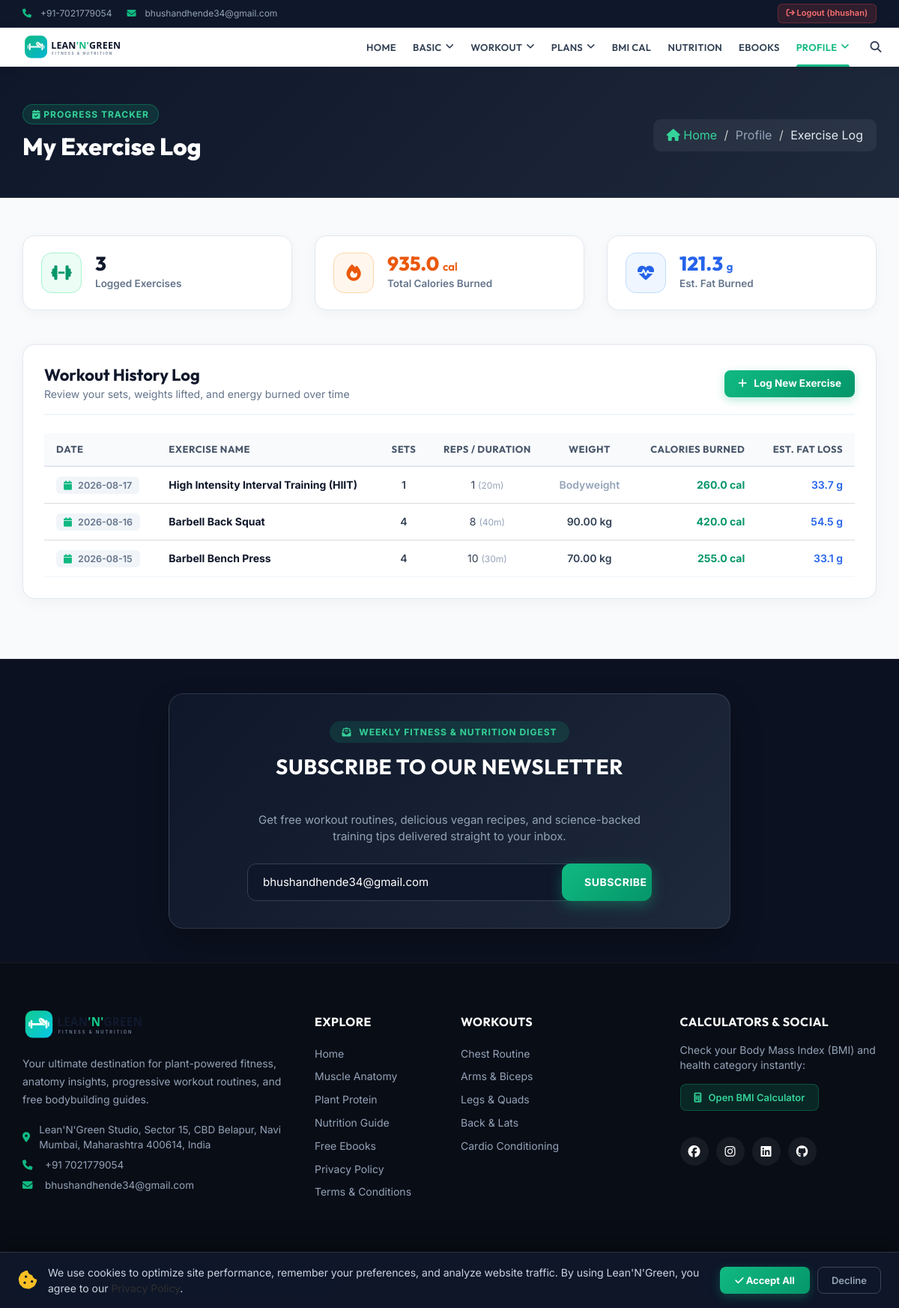
/exercise-done.php (signed in), run on the app's committed database.
### tables this page shows
CREATE TABLE `user_exercises` (
  `id` int(11) NOT NULL,
  `user_id` int(11) NOT NULL,
  `exercise_id` int(11) DEFAULT NULL,
  `name` varchar(150) NOT NULL,
  `duration_minutes` int(11) DEFAULT 0,
  `sets` int(11) DEFAULT 0,
  `reps` int(11) DEFAULT 0,
  `weight_kg` decimal(5,2) DEFAULT 0.00,
  `date_performed` date NOT NULL,
  `calories_burned` decimal(6,2) DEFAULT 0.00,
  `fat_loss_grams` decimal(6,2) DEFAULT 0.00,
  `created_at` timestamp NOT NULL DEFAULT current_timestamp()
);

CREATE TABLE `users` (
  `id` int(11) NOT NULL,
  `name` varchar(100) NOT NULL,
  `username` varchar(50) NOT NULL,
  `email` varchar(100) NOT NULL,
  `password` varchar(255) NOT NULL,
  `created_at` timestamp NOT NULL DEFAULT current_timestamp()
);

### exercise-done.php (the view, shortened to what the rows shown need)
<?php
include('header.php');
include_once('db.php');
$user_id = $_SESSION['id'] ?? null;
$user_exercises = [];
if ($user_id) {
    if (isset($pdo) && $pdo) {
        $stmt = $pdo->prepare("SELECT * FROM user_exercises WHERE user_id = ? ORDER BY date_performed DESC, id DESC");
        $stmt->execute([$user_id]);
        $user_exercises = $stmt->fetchAll(PDO::FETCH_ASSOC);
    }
}
?>
<section id="single-page-header4" style="background:linear-gradient(135deg, #0f172a 0%, #1e293b 100%) !important; padding:50px 0 !important; border-bottom:1px solid rgba(255,255,255,0.08); float:none !important; clear:both !important; display:block !important; width:100% !important;">
  <div class="container">
    <div class="row" style="display:flex; align-items:center; flex-wrap:wrap;">
      <div class="col-md-6 col-sm-6 col-xs-12">
        <div class="single-page-header-left">
          <h1 style="color:#fff; font-family:'Outfit',sans-serif; font-size:32px; font-weight:800; margin:4px 0 0 0;">
            My Exercise Log
          </h1>
        </div>
      </div>
    </div>
  </div>
</section>
<?php if (!$user_id): ?>
<section style="padding: 95px 0 110px 0; background: #f8fafc; min-height: 520px; clear: both; display: block; width: 100%;">
  <div class="container">
    <div class="row">
      <div class="col-md-6 col-md-offset-3 text-center">
        <div style="background: #ffffff; border-radius: 20px; border: 1px solid #e2e8f0; padding: 55px 40px; box-shadow: 0 10px 30px rgba(15,23,42,0.06); margin-top: 15px;">
          <div style="width: 76px; height: 76px; background: linear-gradient(135deg, #ecfdf5, #d1fae5); border-radius: 50%; display: inline-flex; align-items: center; justify-content: center; margin-bottom: 20px; border: 2px solid #a7f3d0;">
            <i class="fa fa-lock" style="font-size: 32px; color: #059669;"></i>
          </div>
          <h2 style="font-family: 'Outfit', sans-serif; font-size: 26px; font-weight: 800; color: #0f172a; margin-top: 0; margin-bottom: 12px;">
            Sign In to View Exercise Log
          </h2>
          <p style="color: #64748b; font-size: 15px; line-height: 1.6; margin-bottom: 28px;">
            You need to be logged into your Lean'N'Green account to track workout records, check logged sets, and calculate calories burned.
          </p>
          <div style="display: flex; gap: 12px; justify-content: center; flex-wrap: wrap;">
            <button class="btn btn-primary btn-lg" data-toggle="modal" data-target="#login-form"
              style="background: linear-gradient(135deg, #10b981, #059669); border: none; padding: 12px 28px; border-radius: 12px; font-weight: 700; font-size: 15px; box-shadow: 0 6px 18px rgba(16,185,129,0.35); transition: all 0.2s;">
              <i class="fa fa-sign-in" style="margin-right: 6px;"></i> Sign In / Register
            </button>
            <a href="index.php" class="btn btn-default btn-lg"
              style="background: #f1f5f9; border: 1px solid #cbd5e1; padding: 12px 24px; border-radius: 12px; font-weight: 600; font-size: 15px; color: #475569;">
              <i class="fa fa-home" style="margin-right: 6px;"></i> Back to Home
            </a>
          </div>
        </div>
      </div>
    </div>
  </div>
</section>
<?php else: ?>
<section style="padding: 50px 0 80px 0; background: #f8fafc;">
  <div class="container">
    <div style="background: #ffffff; border-radius: 16px; border: 1px solid #e2e8f0; padding: 28px; box-shadow: 0 4px 20px rgba(15,23,42,0.04);">
      <?php if (empty($user_exercises)): ?>
        <div style="text-align: center; padding: 50px 20px; color: #64748b;">
          <div style="width: 70px; height: 70px; border-radius: 50%; background: #f1f5f9; display: inline-flex; align-items: center; justify-content: center; margin-bottom: 16px;">
            <i class="fa fa-dumbbell" style="font-size: 28px; color: #94a3b8;"></i>
          </div>
          <h4 style="font-family: 'Outfit', sans-serif; font-size: 20px; font-weight: 700; color: #1e293b; margin: 0 0 8px 0;">
            No Logged Exercises Yet
          </h4>
          <p style="font-size: 14.5px; max-width: 480px; margin: 0 auto 20px auto; color: #64748b;">
            Start logging your sets from our exercise guides (Chest, Arms, Legs, Back, etc.) and your training logs will show up here with calorie tracking.
          </p>
          <a href="Chest.php" class="btn btn-primary" style="background: #10b981; border: none; padding: 10px 22px; border-radius: 10px; font-weight: 600;">
            Browse Workout Guides
          </a>
        </div>
      <?php else: ?>
        <div class="table-responsive">
          <table class="table table-hover" style="margin-bottom: 0;">
            <thead>
              <tr style="background: #f8fafc; color: #475569; font-size: 13px; text-transform: uppercase; letter-spacing: 0.5px;">
                <th style="font-family: 'Outfit', sans-serif; font-weight: 700; border-bottom: 2px solid #e2e8f0; padding: 12px 16px;">Date</th>
                <th style="font-family: 'Outfit', sans-serif; font-weight: 700; border-bottom: 2px solid #e2e8f0; padding: 12px 16px;">Exercise Name</th>
                <th style="font-family: 'Outfit', sans-serif; font-weight: 700; border-bottom: 2px solid #e2e8f0; padding: 12px 16px; text-align: center;">Sets</th>
                <th style="font-family: 'Outfit', sans-serif; font-weight: 700; border-bottom: 2px solid #e2e8f0; padding: 12px 16px; text-align: center;">Reps / Duration</th>
                <th style="font-family: 'Outfit', sans-serif; font-weight: 700; border-bottom: 2px solid #e2e8f0; padding: 12px 16px; text-align: center;">Weight</th>
                <th style="font-family: 'Outfit', sans-serif; font-weight: 700; border-bottom: 2px solid #e2e8f0; padding: 12px 16px; text-align: right;">Calories Burned</th>
                <th style="font-family: 'Outfit', sans-serif; font-weight: 700; border-bottom: 2px solid #e2e8f0; padding: 12px 16px; text-align: right;">Est. Fat Loss</th>
              </tr>
            </thead>
            <tbody>
              <?php foreach ($user_exercises as $ex): ?>
                <tr style="border-bottom: 1px solid #f1f5f9; font-size: 14px;">
                  <td style="padding: 14px 16px; color: #64748b; font-weight: 600;">
                    <span style="background: #f1f5f9; padding: 4px 10px; border-radius: 6px; font-size: 12.5px;">
                      <i class="fa fa-calendar-alt fa-calendar" style="margin-right: 5px; color: #10b981;"></i>
                      <?= htmlspecialchars($ex['date_performed'] ?? date('Y-m-d')) ?>
                    </span>
                  </td>
                  <td style="padding: 14px 16px; font-weight: 700; color: #0f172a;">
                    <?= htmlspecialchars($ex['name']) ?>
                  </td>
                  <td style="padding: 14px 16px; text-align: center; color: #334155; font-weight: 600;">
                    <?= htmlspecialchars($ex['sets']) ?>
                  </td>
                  <td style="padding: 14px 16px; text-align: center; color: #334155;">
                    <?= htmlspecialchars($ex['reps']) ?>
                    <?php if (!empty($ex['duration_minutes'])): ?>
                      <span style="color: #94a3b8; font-size: 12px;">(<?= $ex['duration_minutes'] ?>m)</span>
                    <?php endif; ?>
                  </td>
                  <td style="padding: 14px 16px; text-align: center; color: #334155; font-weight: 600;">
                    <?= floatval($ex['weight_kg']) > 0 ? htmlspecialchars($ex['weight_kg']) . ' kg' : '<span style="color:#94a3b8;">Bodyweight</span>' ?>
                  </td>
                  <td style="padding: 14px 16px; text-align: right; color: #059669; font-weight: 700;">
                    <?= number_format(floatval($ex['calories_burned']), 1) ?> cal
                  </td>
                  <td style="padding: 14px 16px; text-align: right; color: #2563eb; font-weight: 600;">
                    <?= number_format(floatval($ex['fat_loss_grams']), 1) ?> g
                  </td>
                </tr>
              <?php endforeach; ?>
            </tbody>
          </table>
        </div>
      <?php endif; ?>
    </div>
  </div>
</section>
<?php endif; ?>
<?php include('footer.php'); ?>

### footer.php (shortened to what the rows shown need)
<?php
$prefill_email = '';
if (!empty($_SESSION['id']) && !empty($conn) && !empty($db_connected)) {
  $user_id = $_SESSION['id'];
  $stmt = $conn->prepare("SELECT email FROM users WHERE id = ?");
  if ($stmt) {
    $stmt->bind_param("i", $user_id);
    $stmt->execute();
    $stmt->bind_result($email);
    if ($stmt->fetch()) {
      $prefill_email = htmlspecialchars($email);
    }
  }
}
?>
<section id="subscribe">
  <div class="container">
    <div class="row">
      <div class="col-md-8 col-md-offset-2 text-center">
        <div class="subscribe-area">
          <h2 class="subscribe-title">
            Subscribe to our Newsletter
          </h2>
          <form action="" method="post" class="subscrib-form">
            <input type="email" name="subscribe_email" placeholder="Enter your email address..." value="<?php echo $prefill_email; ?>" required>
            <button class="subscribe-btn" type="submit">
              Subscribe
            </button>
          </form>
        </div>
      </div>
    </div>
  </div>
</section>
</body>
</html>

### data on the page
user_exercises: date_performed "2026-08-17", name "High Intensity Interval Training (HIIT)", sets "1", reps "1", duration_minutes "20", weight_kg "Bodyweight", calories_burned "260.0", fat_loss_grams "33.7"
user_exercises: date_performed "2026-08-16", name "Barbell Back Squat", sets "4", reps "8", duration_minutes "40", weight_kg "90.00", calories_burned "420.0", fat_loss_grams "54.5"
user_exercises: date_performed "2026-08-15", name "Barbell Bench Press", sets "4", reps "10", duration_minutes "30", weight_kg "70.00", calories_burned "255.0", fat_loss_grams "33.1"
users: subscribe_email "bhushandhende34@gmail.com"

### other printed values
$_SESSION['username'] "bhushan"
count($user_exercises) "3"
$total_calories "935.0"
$total_fat_loss "121.3"
